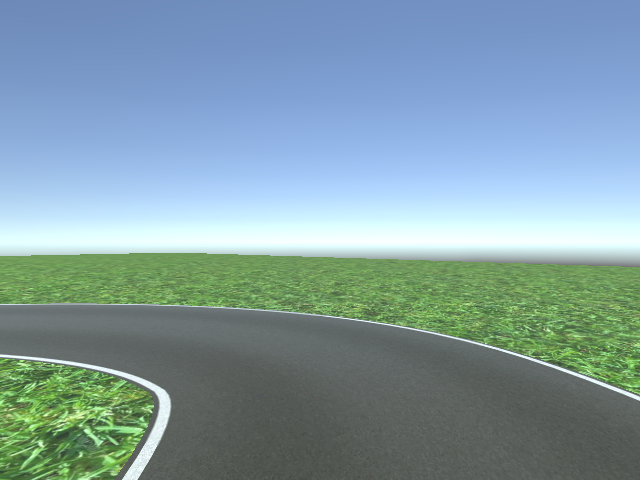
#> input picture fx_UIT_Car_1.png, 640 x 480 px, given in place of outpy.avi, which was not available
$ python nhan_dien_duong_line.py   (older library calls are emulated)
#> lines starting #> are read from the running program, lines starting #| are printed output that depends on the picture; after the words box and inside, x2 and y2 are one past the last pixel; in counts of white or black regions, pixels touching at a corner belong together; pictures that were not available may be replaced by others from this repository, and a replacement may not be noted
### fillter.py
import cv2
import numpy as np


def region_of_interest(img):

    # Define a blank matrix that matches the image height/width.
    mask = np.zeros_like(img)

    # Create a match color with the same color channel counts.
    match_mask_color = 255


    # Fill inside the polygon
    #phia tren
    lower_left=[0,160]
    lower_right=[320,160]
    top_left=[80,140]
    top_right=[240,140]

    vertices = [np.array([lower_left,top_left,top_right,lower_right],dtype=np.int32)]

    cv2.fillPoly(mask, vertices, match_mask_color)

    #phia duoi
    lower_left=[0,240]
    lower_right=[320,240]
    top_left=[0,160]
    top_right=[320,160]

    vertices = [np.array([lower_left,top_left,top_right,lower_right],dtype=np.int32)]

    cv2.fillPoly(mask, vertices, match_mask_color)

    # Returning the image only where mask pixels match
    masked_image = cv2.bitwise_and(img.astype(int), mask.astype(int))

    return masked_image.astype(float)


# [26 lines left out: function mask_barrier, not called in this run]


def perspective_transform(img):
    """
    Execute perspective transform
    """
    img_size = (img.shape[1], img.shape[0]) #mac dinh 1: 320, 0: 240

    #rint (img_size)

    src = np.float32(
        [[0, 230],   #botton left
        [320, 230],  #botton right
        [120, 140],  #top left
        [200, 140]]) #top right
    dst = np.float32(
        [[80, 240],
        [240, 240],
        [80, 0],
        [240, 0]])

    m = cv2.getPerspectiveTransform(src, dst)
    m_inv = cv2.getPerspectiveTransform(dst, src)

    warped = cv2.warpPerspective(img, m, img_size, flags=cv2.INTER_LINEAR)
    unwarped = cv2.warpPerspective(warped, m_inv, (warped.shape[1], warped.shape[0]), flags=cv2.INTER_LINEAR)  # DEBUG

    return warped, unwarped, m, m_inv

def get_processed_img (img,predicts=[]):
    hsv = cv2.cvtColor(img, cv2.COLOR_BGR2HSV).astype(np.float)

    minThreshold = np.array([0, 0, 180])
    maxThreshold = np.array([179, 30, 255])
    mask = cv2.inRange(hsv, minThreshold, maxThreshold)

    #cv2.imshow('mask',mask)

    minLaneInShadow = np.array([90, 43, 97])
    maxLaneInShadow = np.array([120, 100, 171])
    landShadow = cv2.inRange(hsv, minLaneInShadow, maxLaneInShadow)
    #cv2.imshow('landShadow',landShadow)

    res = np.bitwise_or(landShadow,mask)

    res_binary = np.ones_like(res).astype(np.uint8)
    res_binary = np.bitwise_and(res,res_binary)


    roi_binary = region_of_interest(res_binary)

    # [10 lines of commented-out code are left out]

    eyeBird_binary,_,_,m_inv = perspective_transform(roi_binary)
    return res_binary,roi_binary,eyeBird_binary,m_inv


# [7 lines that do not run on import are left out]

### nhan_dien_duong_line.py
# [5 lines of commented-out code are left out]


import numpy as np
import cv2
#import matplotlib.pyplot as plt
#import matplotlib.image as mpimg
from fillter import get_processed_img
import time
import math

#co gang lap day cac lo trong:
#dua vao diem dau va diem cuoi
# [2354 lines left out: functions fill_points, find_1_first_point, find_2_first_points, find_point_in_line, find_line, get_line and 4 more, not called in this run]


"""
135->120
120->105
105->90
90->75
75->60
60->45
45->30
30->15
15->0
"""

cap = cv2.VideoCapture('outpy.avi')
if __name__ == '__main__':
	n=0
	#arr=np.array([[-1,0],[2,1],[3,2],[-1,3],[-1,4],[6,5],[-1,6],[-1,7]])
	#fill_points(arr)
	#print (arr)
	side=-1
	while(cap.isOpened()):
		stime = time.time()
		ret, image_np = cap.read()
#> image_np is the input picture: shape (480, 640, 3); mean B, G, R 164.5, 156.5, 129.5
		#image_np=cv2.imread('difficult.png')
		res_binary,roi_binary,eyeBird_binary=get_processed_img(image_np)
#> in get_processed_img, `hsv = cv2.cvtColor(img, cv2.COLOR_BGR2HSV).astype(np.float)`:
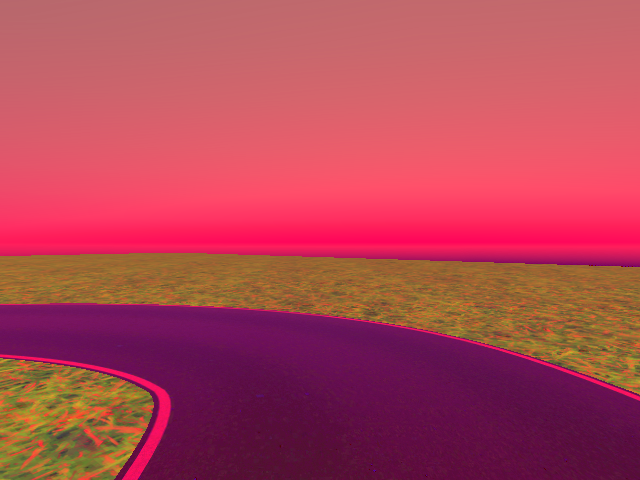
#> hsv: shape (480, 640, 3) float64; mean B, G, R 86.2, 69.1, 177.5
#> in get_processed_img, `mask = cv2.inRange(hsv, minThreshold, maxThreshold)`:
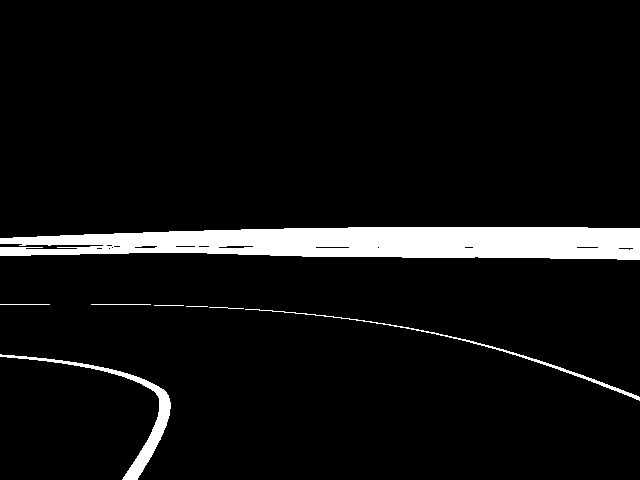
#> mask: shape (480, 640); 6.3% white; 8 white regions, largest, box (x1, y1, x2, y2) and area: (0, 227, 640, 260) 16541, (0, 354, 171, 480) 1801, (245, 309, 640, 401) 811
#> in get_processed_img, `landShadow = cv2.inRange(hsv, minLaneInShadow, maxLaneInShadow)`: landShadow: shape (480, 640); every value is 0
#> in region_of_interest, `cv2.fillPoly(mask, vertices, match_mask_color)`:
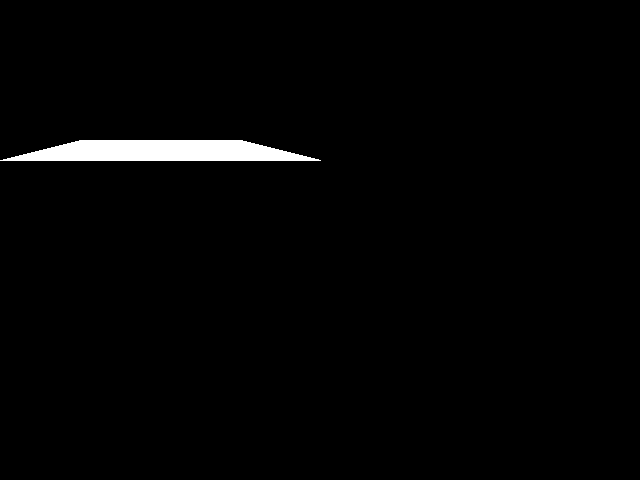
#> mask: shape (480, 640); 1.7% white; 1 white region, box (x1, y1, x2, y2) and area: (0, 140, 321, 161) 5121
#> in region_of_interest, `cv2.fillPoly(mask, vertices, match_mask_color)`:
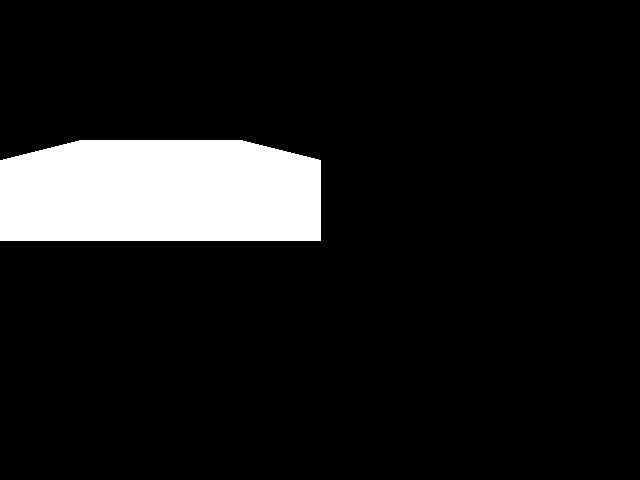
#> mask: shape (480, 640); 10% white; 1 white region, box (x1, y1, x2, y2) and area: (0, 140, 321, 241) 30801
#> in region_of_interest, `masked_image = cv2.bitwise_and(img.astype(int), mask.astype(int))`:
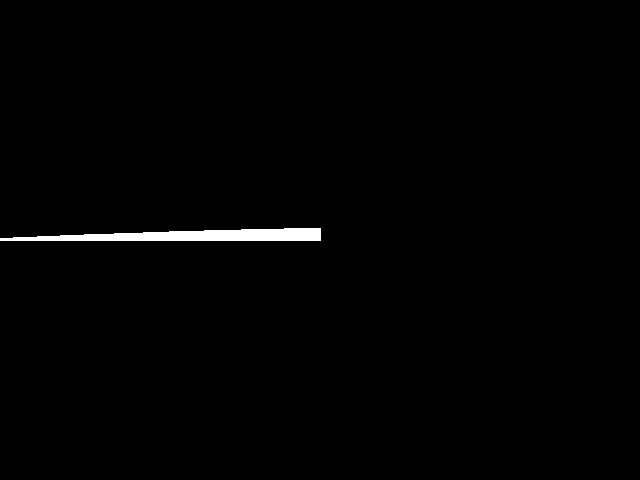
#> masked_image: shape (480, 640) int32; values 0 (black) and 1 (white), 0.92% white; 1 white region, box (x1, y1, x2, y2) and area: (0, 228, 321, 241) 2824
#> in get_processed_img, `eyeBird_binary,_,_,m_inv = perspective_transform(roi_binary)`: m_inv = [[0.5, -0.5, 80], [0, -0.344, 140], [0, -0.00313, 1]]
#> (the run stopped early here; a loop or call above may not have finished)

$ run again, on fx_UIT_Car_2.png
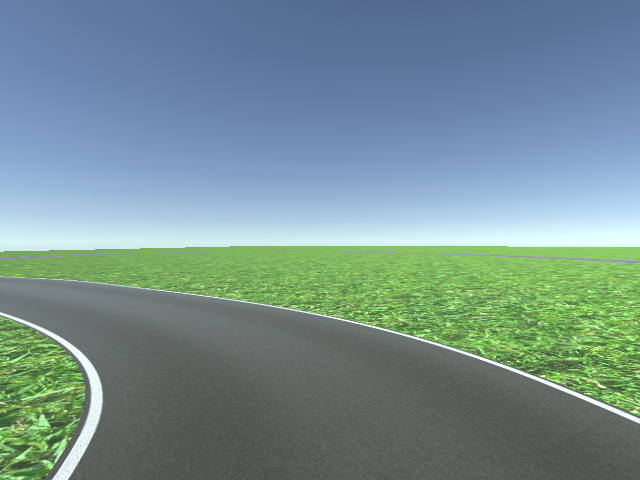
#> input picture fx_UIT_Car_2.png, 640 x 480 px, given in place of outpy.avi, which was not available
#> image_np is the input picture: shape (480, 640, 3); mean B, G, R 145.1, 143.9, 118.1
#> in get_processed_img, `mask = cv2.inRange(hsv, minThreshold, maxThreshold)`:
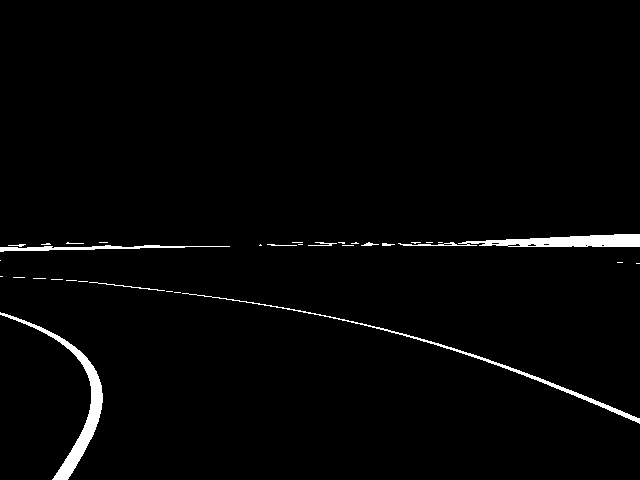
#> mask: shape (480, 640); 1.9% white; 33 white regions (22 under 20 px), largest, box (x1, y1, x2, y2) and area: (0, 312, 103, 480) 1965, (398, 234, 640, 247) 1689, (182, 293, 640, 424) 1161
#> landShadow: shape (480, 640); 3.7% white; 50 white regions (47 under 20 px), largest, box (x1, y1, x2, y2) and area: (114, 44, 640, 119) 10615, (280, 48, 590, 86) 563, (327, 70, 515, 90) 225
#> in get_processed_img, `res = np.bitwise_or(landShadow,mask)`:
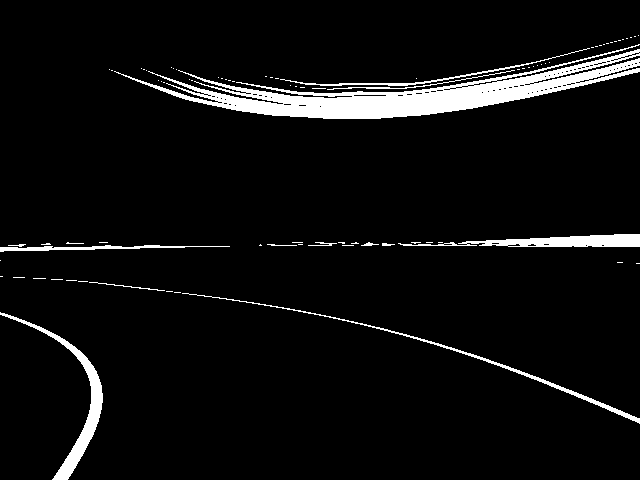
#> res: shape (480, 640); 5.7% white; 83 white regions (69 under 20 px), largest, box (x1, y1, x2, y2) and area: (114, 44, 640, 119) 10615, (0, 312, 103, 480) 1965, (398, 234, 640, 247) 1689
#> masked_image: shape (480, 640) int32; every value is 0
#> m_inv = [[0.5, -0.5, 80], [0, -0.344, 140], [0, -0.00313, 1]]

$ run again, on fx_UIT_Car_3.png
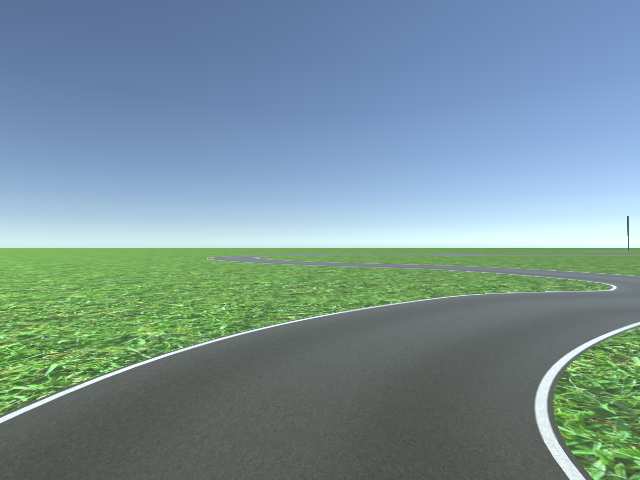
#> input picture fx_UIT_Car_3.png, 640 x 480 px, given in place of outpy.avi, which was not available
#> image_np is the input picture: shape (480, 640, 3); mean B, G, R 151.4, 146.5, 120.7
#> in get_processed_img, `mask = cv2.inRange(hsv, minThreshold, maxThreshold)`:
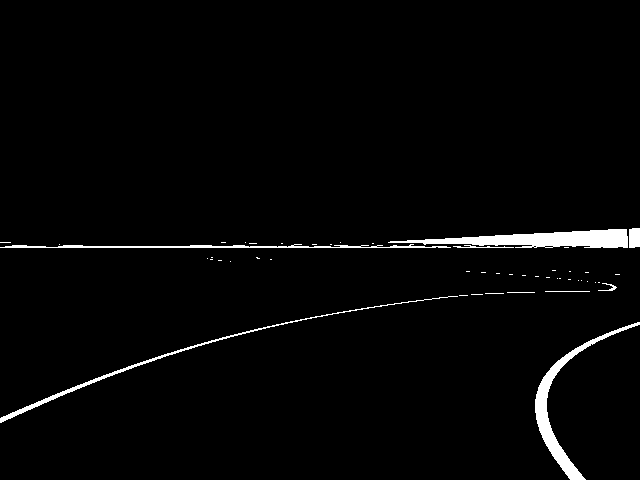
#> mask: shape (480, 640); 2.3% white; 49 white regions (40 under 20 px), largest, box (x1, y1, x2, y2) and area: (388, 229, 628, 248) 2525, (535, 322, 640, 480) 1910, (0, 296, 458, 423) 1127
#> landShadow: shape (480, 640); 1.2% white; 14 white regions (10 under 20 px), largest, box (x1, y1, x2, y2) and area: (0, 59, 214, 95) 3364, (0, 53, 79, 60) 176, (0, 40, 36, 44) 46, (627, 216, 629, 232) 22
#> in get_processed_img, `res = np.bitwise_or(landShadow,mask)`:
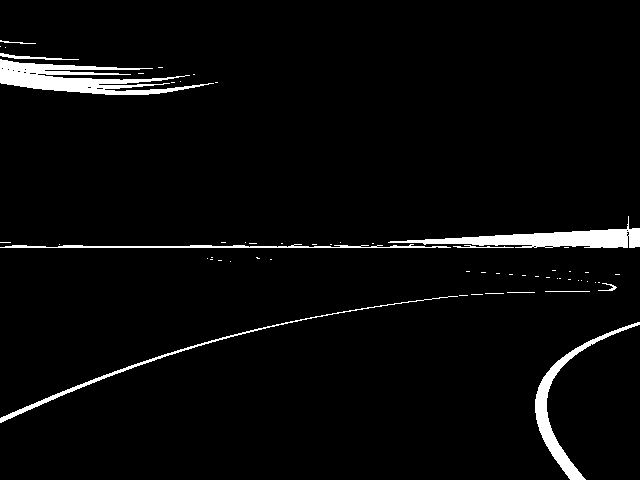
#> res: shape (480, 640); 3.5% white; 59 white regions (48 under 20 px), largest, box (x1, y1, x2, y2) and area: (0, 59, 214, 95) 3364, (388, 216, 640, 248) 2761, (535, 322, 640, 480) 1910
#> masked_image: shape (480, 640) int32; every value is 0
#> m_inv = [[0.5, -0.5, 80], [0, -0.344, 140], [0, -0.00313, 1]]
